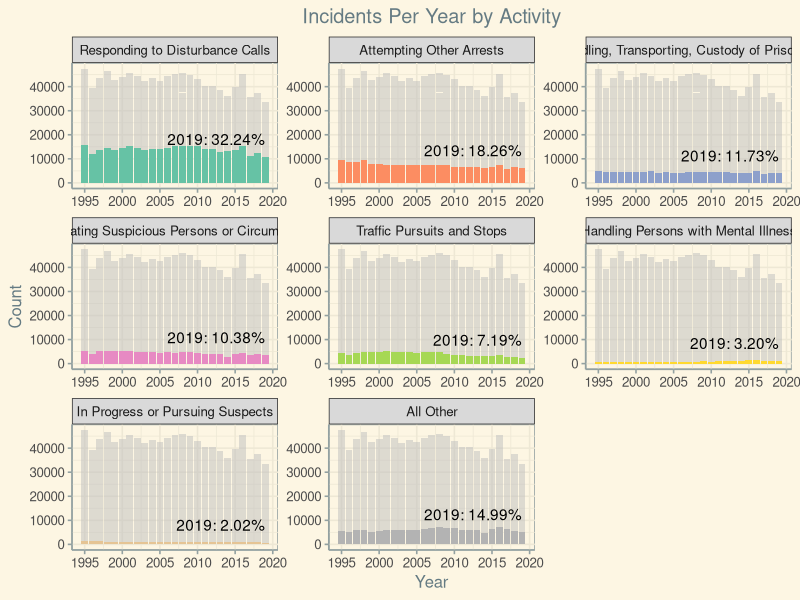
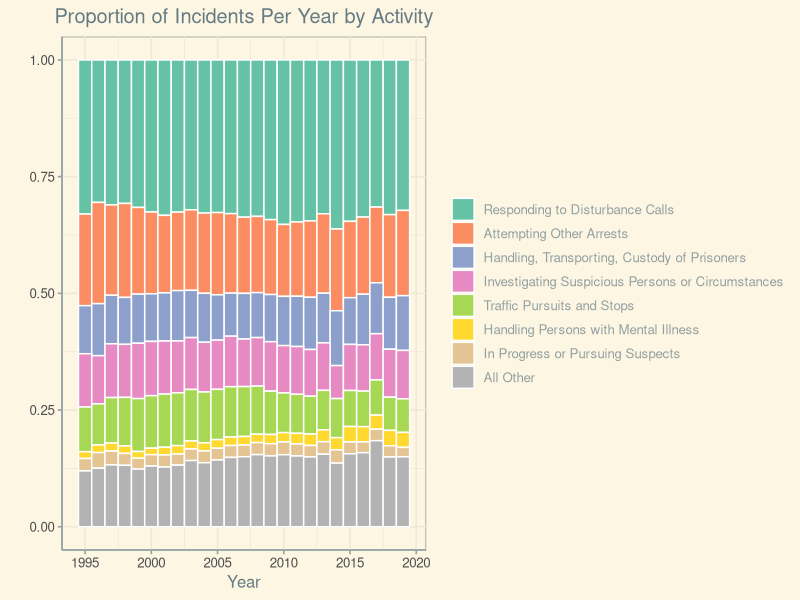
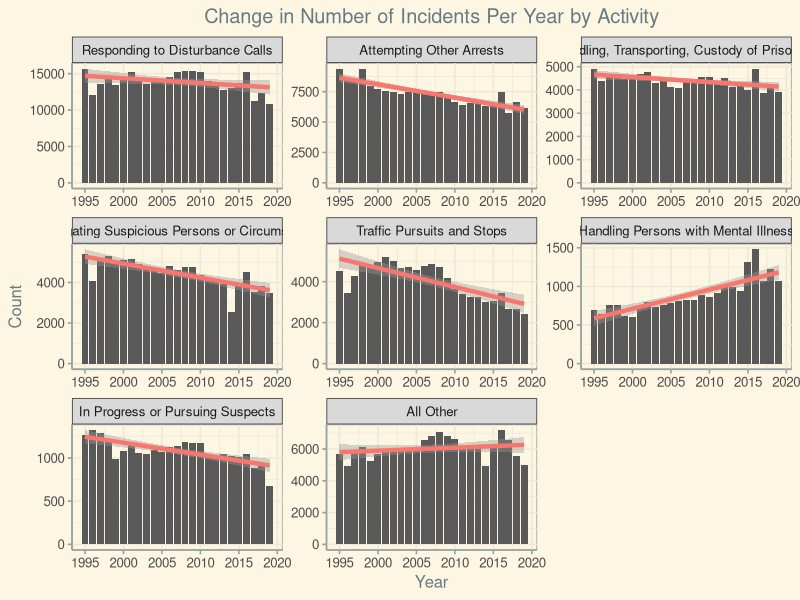
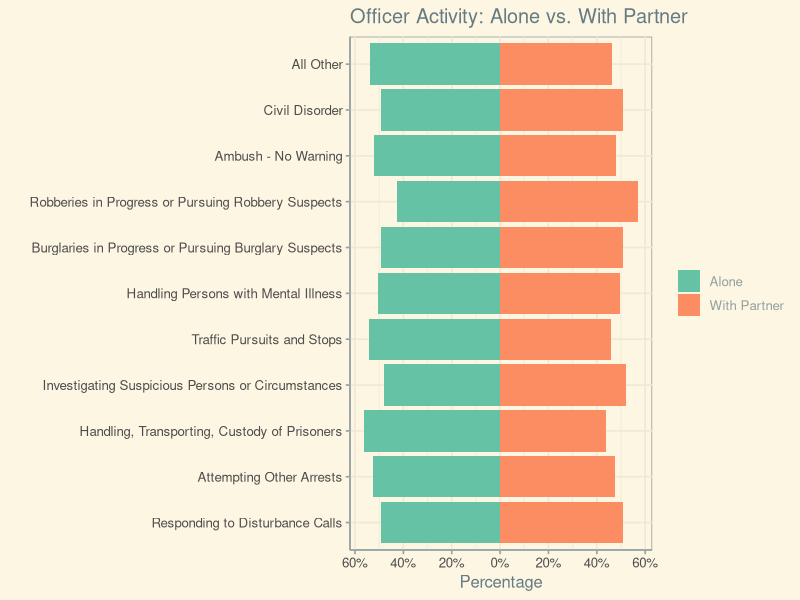
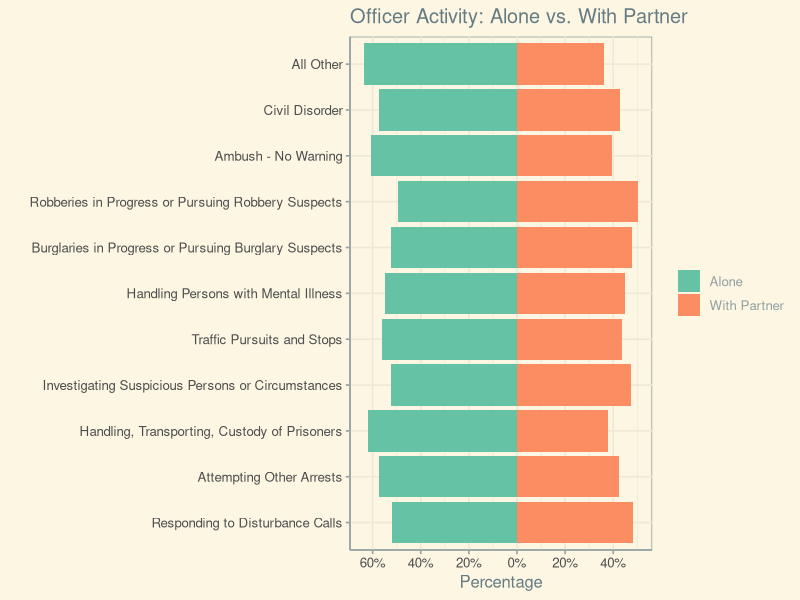
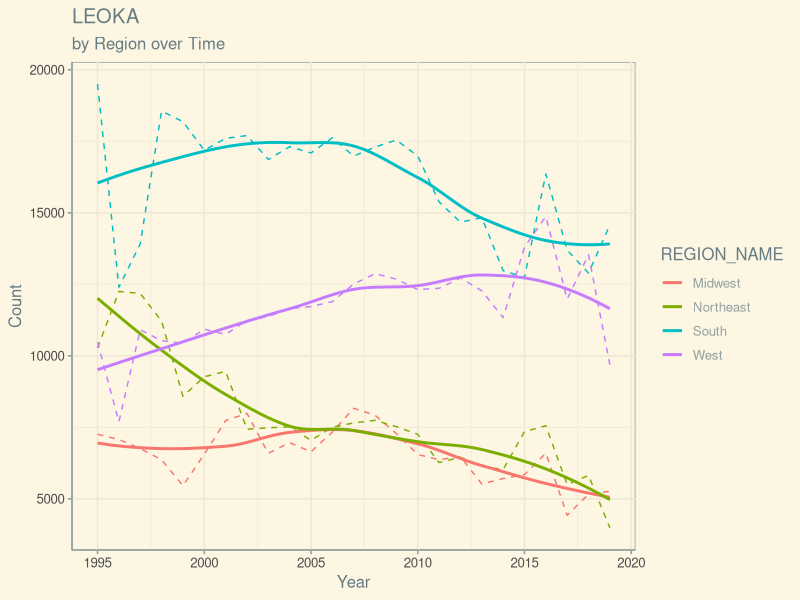
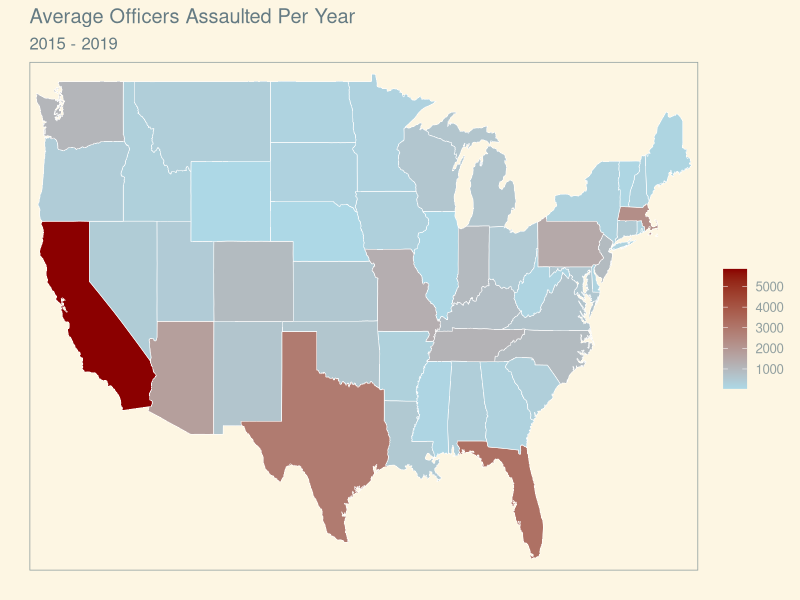

These charts were generated, in order, by the following R code:
# Set Working Directory ---------------------------------------------------
setwd("C:/data/Final_Project")

# Options -----------------------------------------------------------------
options(warn=-1)

# Libraries ---------------------------------------------------------------
library(tidyverse)
library(RColorBrewer)
library(ggthemes)
library(maps)



# Load Data ---------------------------------------------------------------
### Source: https://github.com/mfalling/LEOKA-Final-Project/tree/main/output

df1.Act_Yr <- read.csv("percentageActivitiesByYear.csv", na.strings = "")
df2.Act_Ratio <- read.csv("activitiesWithRatios.csv", na.strings = "")
df3.Aslt_St_Yr <- read.csv("AssaultsByStateAndYear.csv", na.strings = "")
df4.Aslt_Reg <- read.csv("totalAssaultsByRegion.csv", na.strings = "")
df5.Aslt_Reg_Yr <- read.csv("totalAssaultsByRegionAndYear.csv", na.strings = "")
df6.Aslt_Yr <- read.csv("totalAssaultsByYear.csv", na.strings = "")


# Prepare Data --------------------------------------------------------------

### df1.Act_Yr ###
# Combine Burglaries and Robberies into one group
df1.Act_Yr$ACTIVITY_NAME <- gsub("Burglaries i", "I", df1.Act_Yr$ACTIVITY_NAME)
df1.Act_Yr$ACTIVITY_NAME <- gsub("Robberies i", "I", df1.Act_Yr$ACTIVITY_NAME)
df1.Act_Yr$ACTIVITY_NAME <- gsub("Burglary ", "", df1.Act_Yr$ACTIVITY_NAME)
df1.Act_Yr$ACTIVITY_NAME <- gsub("Robbery ", "", df1.Act_Yr$ACTIVITY_NAME)

# Combine Ambush and Civil Disorder into "all other"
df1.Act_Yr$ACTIVITY_NAME <- gsub(
  "Ambush - No Warning", "All Other", df1.Act_Yr$ACTIVITY_NAME)
df1.Act_Yr$ACTIVITY_NAME <- gsub(
  "Civil Disorder", "All Other", df1.Act_Yr$ACTIVITY_NAME)

# Segment for bar graphs
# factor levels
df1.flevels <- c('Responding to Disturbance Calls', 
             'Attempting Other Arrests',
             'Handling, Transporting, Custody of Prisoners', 
             'Investigating Suspicious Persons or Circumstances', 
             'Traffic Pursuits and Stops',
             'Handling Persons with Mental Illness',
             'In Progress or Pursuing Suspects',
             'All Other')

df1.Act_Yr$ACTIVITY_NAME <- as.factor(df1.Act_Yr$ACTIVITY_NAME)
df1.Act_Yr$ACTIVITY_NAME <- ordered(df1.Act_Yr$ACTIVITY_NAME, 
                                    levels = df1.flevels)

df1.Act_Yr <- df1.Act_Yr[,c(-1,-5)] #Remove unused col

df1.Act_Yr <- df1.Act_Yr %>%  #Group and summarize
  group_by(ACTIVITY_NAME, DATA_YEAR) %>%
  summarise_if(is.numeric, sum)



df1.Act_Yr_bg <- df1.Act_Yr[,c(-1)] # Background Data - full
df1.Act_Yr_ss <- subset(df1.Act_Yr, DATA_YEAR == "2019") #subset for value label

### df2.Act_Ratio ###
# factor levels (includes 2 categories lumped into "all other" from df1 and 
#                two combined)
df2.flevels <- c('Responding to Disturbance Calls', 
              'Attempting Other Arrests',
              'Handling, Transporting, Custody of Prisoners', 
              'Investigating Suspicious Persons or Circumstances', 
              'Traffic Pursuits and Stops',
              'Handling Persons with Mental Illness',
              'Burglaries in Progress or Pursuing Burglary Suspects', #added
              'Robberies in Progress or Pursuing Robbery Suspects', #added
              'Ambush - No Warning', #added
              'Civil Disorder', #added
              'All Other')

df2.Act_Ratio$ACTIVITY_NAME <- as.factor(df2.Act_Ratio$ACTIVITY_NAME)
df2.Act_Ratio$ACTIVITY_NAME <- ordered(df2.Act_Ratio$ACTIVITY_NAME, 
                                       levels = df2.flevels)

### df3.Aslt_St_Yr ###

df3.Aslt_St_Yr <- df3.Aslt_St_Yr[,c(-1)]  #Remove unused col
df3.Aslt_St_Yr$STATE_ABBR <- gsub("NB", "NE", df3.Aslt_St_Yr$STATE_ABBR)
  #Nebraska's changed abbreviation from NB to NE in 1969

df3.Aslt_St_Yr$region <-              #Convert abbreviations to names/lower case
  tolower(state.name[match(df3.Aslt_St_Yr$STATE_ABBR,state.abb)])

df3.Aslt_St_2015_to_2019 <- df3.Aslt_St_Yr %>%    #Group, filter, and summarize
  filter(DATA_YEAR == "'15-'19") %>% #Select only 15-19
  group_by(STATE_ABBR, region) %>%
  summarise_if(is.numeric, sum)

df3.Aslt_St_2015_to_2019$officersAssaultedAverage <- #create 5 year average
  df3.Aslt_St_2015_to_2019$officersAssaulted / 5


MainStates <- map_data("state")

MergedStates <- inner_join(df3.Aslt_St_2015_to_2019, MainStates, by = "region")


# Visualizations -----------------------------------------------------------

### Comparison ###

# Total vs Activity Type; Col chart
# df1.Act_Yr (percentageActivitiesByYear.csv)

v1 <-
ggplot(data = df1.Act_Yr, aes(x = DATA_YEAR, y = activityTotals)) +
  geom_bar(data = df1.Act_Yr_bg, stat = "identity", 
           fill = "grey", alpha = .5, aes(y = activityTotals)) +
  geom_bar(stat = "identity", aes(y = activityTotals, fill = ACTIVITY_NAME)) +
  facet_wrap(~ factor(ACTIVITY_NAME, levels = df1.flevels),
        ncol = 3, scales = "free") +
  geom_text(data = df1.Act_Yr_ss, vjust=-1, hjust=1,
            aes(label = sprintf("2019: %1.2f%%", 100*ratio))) +
  labs(title = "Incidents Per Year by Activity",
       x = "Year", y = "Count") +
  theme_solarized() +
  theme(legend.position = "none", plot.title = element_text(hjust = 0.5)) +
  scale_fill_brewer(palette = "Set2")

# Proportion stacked

v2 <- 
ggplot(data = df1.Act_Yr, 
       aes(x = DATA_YEAR, y = activityTotals, fill = ACTIVITY_NAME)) +
  geom_bar(position="fill", stat="identity", width=1, color = "white") +
  labs(title = "Proportion of Incidents Per Year by Activity",
       x = "Year", y = "") +
  theme_solarized() +
  scale_fill_brewer(palette = "Set2") +
  theme(plot.title = element_text(hjust = 0.5), legend.title = element_blank())

# Activities Change over time; % change facets
# df1.Act_Yr (percentageActivitiesByYear.csv)

v3 <-
ggplot(data = df1.Act_Yr, aes(x = DATA_YEAR, y = activityTotals, )) +
  geom_bar(stat = "identity", aes(y = activityTotals)) +
  geom_smooth(method = lm, size = 1.5, show.legend = FALSE, 
              aes(color = "orange3")) +
  facet_wrap(~ factor(ACTIVITY_NAME, levels = df1.flevels),
             ncol = 3, scales = "free") +
  labs(title = "Change in Number of Incidents Per Year by Activity",
       x = "Year", y = "Count") +
  theme_solarized() +
  theme(legend.position = "none", plot.title = element_text(hjust = 0.5))

# Number of Officers; 100% stacked chart
# df2.Act_Ratio (activitiesWithRatios.csv)

# Using Ratio1
v4 <-
ggplot(data = df2.Act_Ratio, aes(x = ACTIVITY_NAME)) +
  geom_bar(stat = "identity", aes(y = aloneRatio1*-1, fill = "Alone")) +
  geom_bar(stat = "identity", aes(y = partnerRatio1, fill = "With Partner")) +
  coord_flip() +
  scale_y_continuous(breaks = seq(-0.6, 0.6, 0.2), 
                     labels = paste0(as.character(
                       c("60","40","20","0","20","40","60")), "%")) +
  labs(title = "Officer Activity: Alone vs. With Partner",
       x = "", y = "Percentage") +
  theme_solarized() +
  theme(legend.title = element_blank()) +
  scale_fill_brewer(palette = "Set2")

# Using Ratio2
v5 <-
ggplot(data = df2.Act_Ratio, aes(x = ACTIVITY_NAME)) +
  geom_bar(stat = "identity", aes(y = aloneRatio2*-1, fill = "Alone")) +
  geom_bar(stat = "identity", aes(y = partnerRatio2, fill = "With Partner")) +
  coord_flip() +
  scale_y_continuous(breaks = seq(-0.6, 0.6, 0.2), 
                     labels = paste0(as.character(
                       c("60","40","20","0","20","40","60")), "%")) +
  labs(title = "Officer Activity: Alone vs. With Partner",
       x = "", y = "Percentage") +
  theme_solarized() +
  theme(legend.title = element_blank()) +
  scale_fill_brewer(palette = "Set2")

### Geo-spatial ###

# Regional Comparison; Col chart OR R Maps [TO-DO?]
# df4.Aslt_Reg (totalAssaultsByRegion.csv) 
# df5.Aslt_Reg_Yr (totalAssaultsByRegionAndYear.csv)

# State Comparison; Brewer heat map, R Maps
# df3.Aslt_St_Yr (AssaultsByStateAndYear.csv)
# ?? Should we import state population data and figure out incidents vs. pop ??
v6 <-
ggplot() + 
  geom_polygon(data=MergedStates, aes(x=long, y=lat, group=group,
                    fill = officersAssaulted/5), 
                color="white", size = 0.2)  +
  labs(title = "Average Officers Assaulted Per Year", subtitle = "2015 - 2019")+
  scale_fill_continuous(name="", 
                        low = "lightblue", high = "darkred",
                        na.value = "grey50") +
  scale_x_discrete(labels = NULL, breaks = NULL) + labs(x = "") +
  scale_y_discrete(labels = NULL, breaks = NULL) + labs(y = "") +
  theme_solarized()


# Add top 5 table for map data
head(df3.Aslt_St_2015_to_2019[
  order(-df3.Aslt_St_2015_to_2019$officersAssaultedAverage),],5)

# Regional line chart
v7 <- 
  ggplot(df5.Aslt_Reg_Yr,
         aes(x = as.numeric(DATA_YEAR), y = officersAssaulted,
             col = REGION_NAME)) +
  geom_line(linetype = "dashed") +
  geom_smooth(formula = "y ~ x", method = "loess",
              se = FALSE, size = 1) +
  labs(title = "LEOKA", subtitle = "by Region over Time",
       x = "Year",
       y = "Count") +
  theme_solarized()

### Editorial ###

# "Out of 100 Officers..."; Personograph, average 10 years [TO-DO?]
# ???

# Save & Compile ----------------------------------------------------------
plots.list = list(v1,v2,v3,v4,v5,v7,v6)
pdf("Visualizations.pdf", paper = "a4r", width = 11.349, height = 8.051)
print(plots.list)
dev.off()
